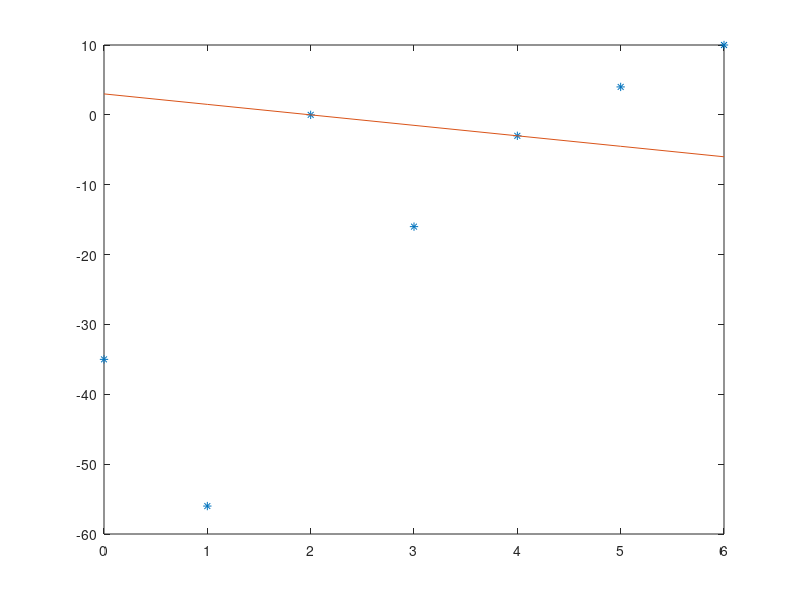

Source code (MATLAB):
%Data definition
xi = [0 1 2 3 4 5 6];
fx = [-35 -56 0 -16 -3 4 10];

%Sets Z and not Z
vectorZ = [];
compZ = [];

%Construction of Z and not Z
for k = 1:7
    for t = 1:7
        if xi(t)~=xi(k)
            Z = [xi(k) xi(t)];
            compZ = [compZ; setxor(0:6,Z)];
            vectorZ = [vectorZ; Z];
        end
    end
end

alerrors = []; %here goes the summed error for each set Z

for k = 1:size(vectorZ)
    errorvector = []; %vector for each one of the K errors
    A = [vectorZ(k,1) 1;vectorZ(k,2) 1];
    b = [fx(vectorZ(k,1)+1) fx(vectorZ(k,2)+1)]';
    sol = A\b;
    for t = 1:5
        error = abs(fx(compZ(k,t)+1)-(sol(1)*compZ(k,t)+compZ(k,t)));
        errorvector = [errorvector error];
    end
    erroratk = sum(errorvector); %sum at iteration K
    alerrors = [alerrors, erroratk]; %vector of which we want the min
end

[num,argnum] = min(alerrors);

%construction of the solution
A = [vectorZ(argnum,1) 1;vectorZ(argnum,2) 1];
b = [fx(vectorZ(argnum,1)+1) fx(vectorZ(argnum,2)+1)]';
sol = A\b;

polynom = sol(1)*xi+sol(2);

figure
plot(xi,fx,'*')
hold on
plot(xi,polynom)
hold off